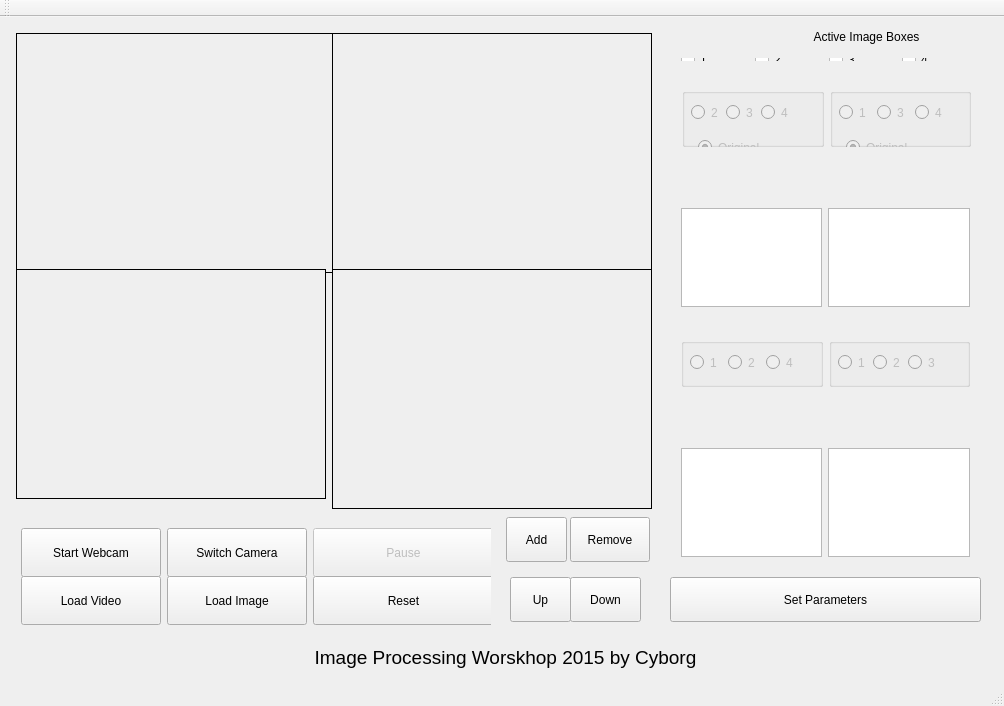
<?xml version="1.0" encoding="UTF-8"?>
<ui version="4.0">
 <class>ImageProc</class>
 <widget class="QMainWindow" name="ImageProc">
  <property name="windowModality">
   <enum>Qt::NonModal</enum>
  </property>
  <property name="geometry">
   <rect>
    <x>0</x>
    <y>0</y>
    <width>1004</width>
    <height>706</height>
   </rect>
  </property>
  <property name="cursor">
   <cursorShape>ArrowCursor</cursorShape>
  </property>
  <property name="windowTitle">
   <string>Image Processing @ Cyborg</string>
  </property>
  <property name="autoFillBackground">
   <bool>true</bool>
  </property>
  <widget class="QWidget" name="centralWidget">
   <widget class="QStackedWidget" name="stackedWidget">
    <property name="geometry">
     <rect>
      <x>0</x>
      <y>0</y>
      <width>1652</width>
      <height>681</height>
     </rect>
    </property>
    <property name="minimumSize">
     <size>
      <width>1652</width>
      <height>637</height>
     </size>
    </property>
    <property name="autoFillBackground">
     <bool>true</bool>
    </property>
    <widget class="QWidget" name="stackedWidgetPage1">
     <widget class="QLabel" name="TextLabel1">
      <property name="geometry">
       <rect>
        <x>650</x>
        <y>10</y>
        <width>433</width>
        <height>21</height>
       </rect>
      </property>
      <property name="text">
       <string>&lt;html&gt;&lt;head/&gt;&lt;body&gt;&lt;p align=&quot;center&quot;&gt;Active Image Boxes&lt;/p&gt;&lt;/body&gt;&lt;/html&gt;</string>
      </property>
     </widget>
     <widget class="QWidget" name="layoutWidget">
      <property name="geometry">
       <rect>
        <x>670</x>
        <y>30</y>
        <width>311</width>
        <height>25</height>
       </rect>
      </property>
      <layout class="QHBoxLayout" name="WinEn">
       <item>
        <widget class="QCheckBox" name="chk_WinEn1">
         <property name="text">
          <string>1</string>
         </property>
        </widget>
       </item>
       <item>
        <widget class="QCheckBox" name="chk_WinEn2">
         <property name="text">
          <string>2</string>
         </property>
        </widget>
       </item>
       <item>
        <widget class="QCheckBox" name="chk_WinEn3">
         <property name="text">
          <string>3</string>
         </property>
        </widget>
       </item>
       <item>
        <widget class="QCheckBox" name="chk_WinEn4">
         <property name="text">
          <string>4</string>
         </property>
        </widget>
       </item>
      </layout>
      <zorder>chk_WinEn2</zorder>
      <zorder>chk_WinEn1</zorder>
      <zorder>chk_WinEn3</zorder>
      <zorder>chk_WinEn4</zorder>
     </widget>
     <widget class="QPushButton" name="btn_Up">
      <property name="geometry">
       <rect>
        <x>510</x>
        <y>560</y>
        <width>61</width>
        <height>45</height>
       </rect>
      </property>
      <property name="text">
       <string>Up</string>
      </property>
     </widget>
     <widget class="QPushButton" name="btn_Down">
      <property name="geometry">
       <rect>
        <x>570</x>
        <y>560</y>
        <width>71</width>
        <height>45</height>
       </rect>
      </property>
      <property name="text">
       <string>Down</string>
      </property>
     </widget>
     <widget class="QPushButton" name="btnRemove">
      <property name="geometry">
       <rect>
        <x>570</x>
        <y>500</y>
        <width>80</width>
        <height>45</height>
       </rect>
      </property>
      <property name="text">
       <string>Remove</string>
      </property>
     </widget>
     <widget class="QPushButton" name="btn_Add">
      <property name="geometry">
       <rect>
        <x>506</x>
        <y>500</y>
        <width>61</width>
        <height>45</height>
       </rect>
      </property>
      <property name="text">
       <string>Add</string>
      </property>
     </widget>
     <widget class="QPushButton" name="btn_SetParam">
      <property name="enabled">
       <bool>true</bool>
      </property>
      <property name="geometry">
       <rect>
        <x>670</x>
        <y>560</y>
        <width>311</width>
        <height>45</height>
       </rect>
      </property>
      <property name="text">
       <string>Set Parameters</string>
      </property>
     </widget>
     <widget class="QWidget" name="layoutWidget">
      <property name="geometry">
       <rect>
        <x>10</x>
        <y>500</y>
        <width>481</width>
        <height>111</height>
       </rect>
      </property>
      <layout class="QGridLayout" name="gridLayout">
       <item row="0" column="0">
        <widget class="QPushButton" name="btn_StartWebcam">
         <property name="minimumSize">
          <size>
           <width>140</width>
           <height>49</height>
          </size>
         </property>
         <property name="text">
          <string>Start Webcam</string>
         </property>
        </widget>
       </item>
       <item row="0" column="1">
        <widget class="QPushButton" name="btn_SwitchCam">
         <property name="minimumSize">
          <size>
           <width>140</width>
           <height>49</height>
          </size>
         </property>
         <property name="text">
          <string>Switch Camera</string>
         </property>
        </widget>
       </item>
       <item row="0" column="2">
        <widget class="QPushButton" name="btn_PausePlay">
         <property name="enabled">
          <bool>false</bool>
         </property>
         <property name="minimumSize">
          <size>
           <width>181</width>
           <height>49</height>
          </size>
         </property>
         <property name="cursor">
          <cursorShape>ArrowCursor</cursorShape>
         </property>
         <property name="autoFillBackground">
          <bool>true</bool>
         </property>
         <property name="text">
          <string>Pause</string>
         </property>
         <property name="flat">
          <bool>false</bool>
         </property>
        </widget>
       </item>
       <item row="1" column="0">
        <widget class="QPushButton" name="btn_LoadVid">
         <property name="minimumSize">
          <size>
           <width>140</width>
           <height>49</height>
          </size>
         </property>
         <property name="text">
          <string>Load Video</string>
         </property>
        </widget>
       </item>
       <item row="1" column="1">
        <widget class="QPushButton" name="btn_LoadImage">
         <property name="minimumSize">
          <size>
           <width>140</width>
           <height>49</height>
          </size>
         </property>
         <property name="text">
          <string>Load Image</string>
         </property>
        </widget>
       </item>
       <item row="1" column="2">
        <widget class="QPushButton" name="btn_Reset">
         <property name="enabled">
          <bool>true</bool>
         </property>
         <property name="minimumSize">
          <size>
           <width>181</width>
           <height>49</height>
          </size>
         </property>
         <property name="cursor">
          <cursorShape>ArrowCursor</cursorShape>
         </property>
         <property name="autoFillBackground">
          <bool>true</bool>
         </property>
         <property name="text">
          <string>Reset</string>
         </property>
         <property name="flat">
          <bool>false</bool>
         </property>
        </widget>
       </item>
      </layout>
     </widget>
     <widget class="QWidget" name="layoutWidget">
      <property name="geometry">
       <rect>
        <x>5</x>
        <y>5</y>
        <width>648</width>
        <height>488</height>
       </rect>
      </property>
      <layout class="QGridLayout" name="Images">
       <item row="0" column="0">
        <widget class="QLabel" name="Image1">
         <property name="enabled">
          <bool>true</bool>
         </property>
         <property name="minimumSize">
          <size>
           <width>320</width>
           <height>240</height>
          </size>
         </property>
         <property name="autoFillBackground">
          <bool>true</bool>
         </property>
         <property name="frameShape">
          <enum>QFrame::Box</enum>
         </property>
         <property name="text">
          <string/>
         </property>
        </widget>
       </item>
       <item row="0" column="1">
        <widget class="QLabel" name="Image2">
         <property name="minimumSize">
          <size>
           <width>320</width>
           <height>240</height>
          </size>
         </property>
         <property name="autoFillBackground">
          <bool>true</bool>
         </property>
         <property name="frameShape">
          <enum>QFrame::Box</enum>
         </property>
         <property name="text">
          <string/>
         </property>
        </widget>
       </item>
       <item row="1" column="0">
        <widget class="QLabel" name="Image3">
         <property name="autoFillBackground">
          <bool>true</bool>
         </property>
         <property name="frameShape">
          <enum>QFrame::Box</enum>
         </property>
         <property name="text">
          <string/>
         </property>
        </widget>
       </item>
       <item row="1" column="1">
        <widget class="QLabel" name="Image4">
         <property name="minimumSize">
          <size>
           <width>320</width>
           <height>240</height>
          </size>
         </property>
         <property name="autoFillBackground">
          <bool>true</bool>
         </property>
         <property name="frameShape">
          <enum>QFrame::Box</enum>
         </property>
         <property name="text">
          <string/>
         </property>
        </widget>
       </item>
      </layout>
     </widget>
     <widget class="QWidget" name="layoutWidget">
      <property name="geometry">
       <rect>
        <x>671</x>
        <y>60</y>
        <width>311</width>
        <height>81</height>
       </rect>
      </property>
      <layout class="QHBoxLayout" name="horizontalLayout">
       <item>
        <widget class="QGroupBox" name="Base1">
         <property name="enabled">
          <bool>true</bool>
         </property>
         <property name="title">
          <string/>
         </property>
         <widget class="QRadioButton" name="rbt_Base1_Orig">
          <property name="enabled">
           <bool>false</bool>
          </property>
          <property name="geometry">
           <rect>
            <x>16</x>
            <y>48</y>
            <width>79</width>
            <height>23</height>
           </rect>
          </property>
          <property name="text">
           <string>Original</string>
          </property>
          <property name="checked">
           <bool>true</bool>
          </property>
         </widget>
         <widget class="QRadioButton" name="rbt_Base1_2">
          <property name="enabled">
           <bool>false</bool>
          </property>
          <property name="geometry">
           <rect>
            <x>9</x>
            <y>13</y>
            <width>29</width>
            <height>23</height>
           </rect>
          </property>
          <property name="text">
           <string>2</string>
          </property>
         </widget>
         <widget class="QRadioButton" name="rbt_Base1_4">
          <property name="enabled">
           <bool>false</bool>
          </property>
          <property name="geometry">
           <rect>
            <x>79</x>
            <y>13</y>
            <width>29</width>
            <height>23</height>
           </rect>
          </property>
          <property name="text">
           <string>4</string>
          </property>
         </widget>
         <widget class="QRadioButton" name="rbt_Base1_3">
          <property name="enabled">
           <bool>false</bool>
          </property>
          <property name="geometry">
           <rect>
            <x>44</x>
            <y>13</y>
            <width>29</width>
            <height>23</height>
           </rect>
          </property>
          <property name="text">
           <string>3</string>
          </property>
         </widget>
        </widget>
       </item>
       <item>
        <widget class="QGroupBox" name="Base2">
         <property name="enabled">
          <bool>true</bool>
         </property>
         <property name="title">
          <string/>
         </property>
         <widget class="QRadioButton" name="rbt_Base2_Orig">
          <property name="enabled">
           <bool>false</bool>
          </property>
          <property name="geometry">
           <rect>
            <x>16</x>
            <y>48</y>
            <width>79</width>
            <height>23</height>
           </rect>
          </property>
          <property name="text">
           <string>Original</string>
          </property>
          <property name="checked">
           <bool>true</bool>
          </property>
         </widget>
         <widget class="QRadioButton" name="rbt_Base2_3">
          <property name="enabled">
           <bool>false</bool>
          </property>
          <property name="geometry">
           <rect>
            <x>47</x>
            <y>13</y>
            <width>32</width>
            <height>23</height>
           </rect>
          </property>
          <property name="text">
           <string>3</string>
          </property>
         </widget>
         <widget class="QRadioButton" name="rbt_Base2_1">
          <property name="enabled">
           <bool>false</bool>
          </property>
          <property name="geometry">
           <rect>
            <x>9</x>
            <y>13</y>
            <width>32</width>
            <height>23</height>
           </rect>
          </property>
          <property name="text">
           <string>1</string>
          </property>
         </widget>
         <widget class="QRadioButton" name="rbt_Base2_4">
          <property name="enabled">
           <bool>false</bool>
          </property>
          <property name="geometry">
           <rect>
            <x>85</x>
            <y>13</y>
            <width>32</width>
            <height>23</height>
           </rect>
          </property>
          <property name="text">
           <string>4</string>
          </property>
         </widget>
        </widget>
       </item>
      </layout>
     </widget>
     <widget class="QWidget" name="layoutWidget">
      <property name="geometry">
       <rect>
        <x>670</x>
        <y>180</y>
        <width>311</width>
        <height>121</height>
       </rect>
      </property>
      <layout class="QHBoxLayout" name="horizontalLayout_2">
       <item>
        <widget class="QListWidget" name="list_OpList1"/>
       </item>
       <item>
        <widget class="QListWidget" name="list_OpList2"/>
       </item>
      </layout>
     </widget>
     <widget class="QWidget" name="layoutWidget">
      <property name="geometry">
       <rect>
        <x>670</x>
        <y>150</y>
        <width>311</width>
        <height>22</height>
       </rect>
      </property>
      <layout class="QHBoxLayout" name="horizontalLayout_3">
       <item>
        <widget class="QComboBox" name="ddl_OpBox1">
         <property name="enabled">
          <bool>false</bool>
         </property>
        </widget>
       </item>
       <item>
        <widget class="QComboBox" name="ddl_OpBox2">
         <property name="enabled">
          <bool>false</bool>
         </property>
        </widget>
       </item>
      </layout>
     </widget>
     <widget class="QWidget" name="layoutWidget">
      <property name="geometry">
       <rect>
        <x>670</x>
        <y>310</y>
        <width>311</width>
        <height>71</height>
       </rect>
      </property>
      <layout class="QHBoxLayout" name="horizontalLayout_4">
       <item>
        <widget class="QGroupBox" name="Base3">
         <property name="enabled">
          <bool>true</bool>
         </property>
         <property name="title">
          <string/>
         </property>
         <widget class="QRadioButton" name="rbt_Base3_Orig">
          <property name="enabled">
           <bool>false</bool>
          </property>
          <property name="geometry">
           <rect>
            <x>16</x>
            <y>48</y>
            <width>79</width>
            <height>23</height>
           </rect>
          </property>
          <property name="text">
           <string>Original</string>
          </property>
          <property name="checked">
           <bool>true</bool>
          </property>
         </widget>
         <widget class="QRadioButton" name="rbt_Base3_1">
          <property name="enabled">
           <bool>false</bool>
          </property>
          <property name="geometry">
           <rect>
            <x>9</x>
            <y>13</y>
            <width>32</width>
            <height>23</height>
           </rect>
          </property>
          <property name="text">
           <string>1</string>
          </property>
         </widget>
         <widget class="QRadioButton" name="rbt_Base3_2">
          <property name="enabled">
           <bool>false</bool>
          </property>
          <property name="geometry">
           <rect>
            <x>47</x>
            <y>13</y>
            <width>32</width>
            <height>23</height>
           </rect>
          </property>
          <property name="text">
           <string>2</string>
          </property>
         </widget>
         <widget class="QRadioButton" name="rbt_Base3_4">
          <property name="enabled">
           <bool>false</bool>
          </property>
          <property name="geometry">
           <rect>
            <x>85</x>
            <y>13</y>
            <width>32</width>
            <height>23</height>
           </rect>
          </property>
          <property name="text">
           <string>4</string>
          </property>
         </widget>
        </widget>
       </item>
       <item>
        <widget class="QGroupBox" name="Base4">
         <property name="enabled">
          <bool>true</bool>
         </property>
         <property name="title">
          <string/>
         </property>
         <widget class="QRadioButton" name="rbt_Base4_Orig">
          <property name="enabled">
           <bool>false</bool>
          </property>
          <property name="geometry">
           <rect>
            <x>16</x>
            <y>48</y>
            <width>79</width>
            <height>23</height>
           </rect>
          </property>
          <property name="text">
           <string>Original</string>
          </property>
          <property name="checked">
           <bool>true</bool>
          </property>
         </widget>
         <widget class="QRadioButton" name="rbt_Base4_1">
          <property name="enabled">
           <bool>false</bool>
          </property>
          <property name="geometry">
           <rect>
            <x>9</x>
            <y>13</y>
            <width>29</width>
            <height>23</height>
           </rect>
          </property>
          <property name="text">
           <string>1</string>
          </property>
         </widget>
         <widget class="QRadioButton" name="rbt_Base4_2">
          <property name="enabled">
           <bool>false</bool>
          </property>
          <property name="geometry">
           <rect>
            <x>44</x>
            <y>13</y>
            <width>29</width>
            <height>23</height>
           </rect>
          </property>
          <property name="text">
           <string>2</string>
          </property>
         </widget>
         <widget class="QRadioButton" name="rbt_Base4_3">
          <property name="enabled">
           <bool>false</bool>
          </property>
          <property name="geometry">
           <rect>
            <x>79</x>
            <y>13</y>
            <width>29</width>
            <height>23</height>
           </rect>
          </property>
          <property name="text">
           <string>3</string>
          </property>
         </widget>
        </widget>
       </item>
      </layout>
     </widget>
     <widget class="QWidget" name="layoutWidget">
      <property name="geometry">
       <rect>
        <x>670</x>
        <y>390</y>
        <width>311</width>
        <height>22</height>
       </rect>
      </property>
      <layout class="QHBoxLayout" name="horizontalLayout_5">
       <item>
        <widget class="QComboBox" name="ddl_OpBox3">
         <property name="enabled">
          <bool>false</bool>
         </property>
        </widget>
       </item>
       <item>
        <widget class="QComboBox" name="ddl_OpBox4">
         <property name="enabled">
          <bool>false</bool>
         </property>
        </widget>
       </item>
      </layout>
     </widget>
     <widget class="QWidget" name="layoutWidget">
      <property name="geometry">
       <rect>
        <x>670</x>
        <y>420</y>
        <width>311</width>
        <height>131</height>
       </rect>
      </property>
      <layout class="QHBoxLayout" name="horizontalLayout_6">
       <item>
        <widget class="QListWidget" name="list_OpList3"/>
       </item>
       <item>
        <widget class="QListWidget" name="list_OpList4"/>
       </item>
      </layout>
     </widget>
     <widget class="QLabel" name="label">
      <property name="geometry">
       <rect>
        <x>0</x>
        <y>620</y>
        <width>1011</width>
        <height>41</height>
       </rect>
      </property>
      <property name="text">
       <string>&lt;html&gt;&lt;head/&gt;&lt;body&gt;&lt;p align=&quot;center&quot;&gt;&lt;span style=&quot; font-size:14pt;&quot;&gt;Image Processing Worskhop 2015 by Cyborg&lt;/span&gt;&lt;/p&gt;&lt;/body&gt;&lt;/html&gt;</string>
      </property>
     </widget>
     <zorder>layoutWidget</zorder>
     <zorder>layoutWidget</zorder>
     <zorder>layoutWidget</zorder>
     <zorder>layoutWidget</zorder>
     <zorder>layoutWidget</zorder>
     <zorder>layoutWidget</zorder>
     <zorder>TextLabel1</zorder>
     <zorder>layoutWidget</zorder>
     <zorder>layoutWidget</zorder>
     <zorder>layoutWidget</zorder>
     <zorder>btn_Up</zorder>
     <zorder>btn_Down</zorder>
     <zorder>btnRemove</zorder>
     <zorder>btn_Add</zorder>
     <zorder>btn_SetParam</zorder>
     <zorder>label</zorder>
    </widget>
    <widget class="QWidget" name="stackedWidgetPage2"/>
   </widget>
  </widget>
  <widget class="QMenuBar" name="menuBar">
   <property name="geometry">
    <rect>
     <x>0</x>
     <y>0</y>
     <width>1004</width>
     <height>21</height>
    </rect>
   </property>
  </widget>
  <widget class="QToolBar" name="mainToolBar">
   <attribute name="toolBarArea">
    <enum>TopToolBarArea</enum>
   </attribute>
   <attribute name="toolBarBreak">
    <bool>false</bool>
   </attribute>
  </widget>
  <widget class="QStatusBar" name="statusBar"/>
 </widget>
 <layoutdefault spacing="6" margin="11"/>
 <resources/>
 <connections/>
</ui>
